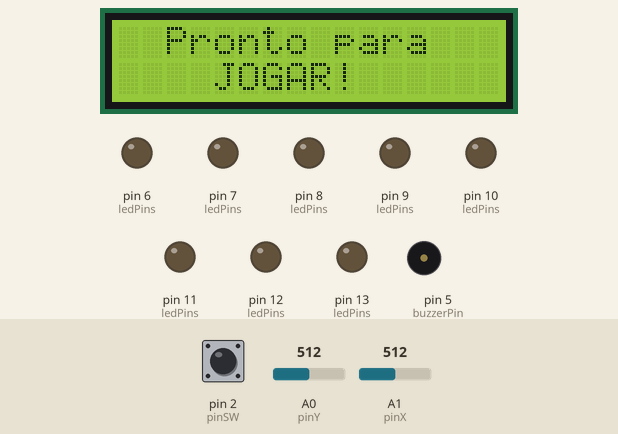
Bench run of a sketch on a simulated Arduino Uno, built with avr-gcc and run on an emulated ATmega328P. Shown: 16×2 character LCD, output pins drawn as LEDs (lit = HIGH), buzzer (waves = sounding). Dashed ring = blinking. Inputs (shaded band) come from the test bench; at power-on: pin 2 (pinSW) HIGH, A1 (pinX) = 512, A0 (pinY) = 512. Random numbers use the default seed unless the sketch sets one.

Above: at 1.2 s.
1.3 s: pin 2 (pinSW) pulled LOW for 0.15 s
At 1.62 s:
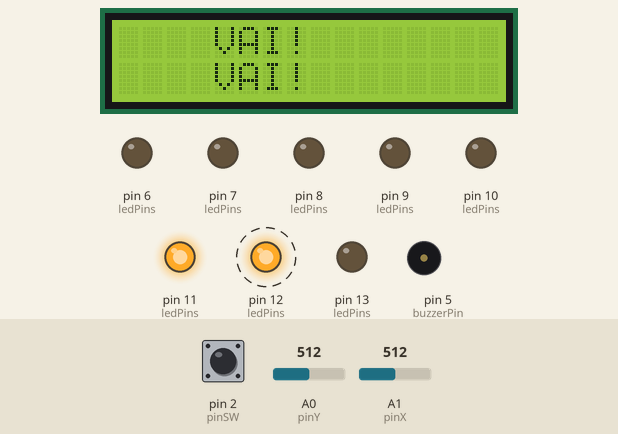
3.2 s: A1 (pinX) set to 587
4.7 s: A1 (pinX) set to 613
At 6.5 s:
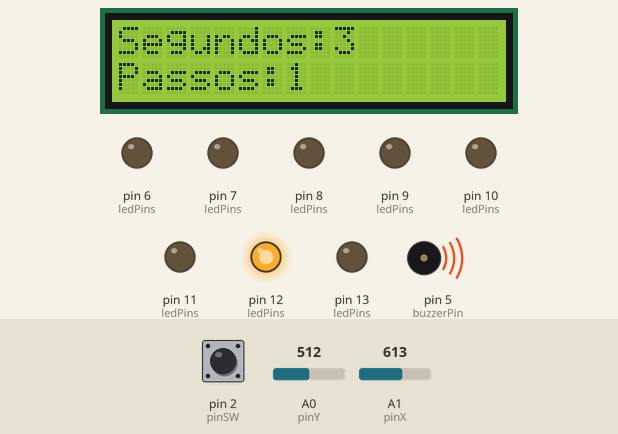
Timing chart, 0 to 13.1 s (numbered marks = the images above; inputs shaded):
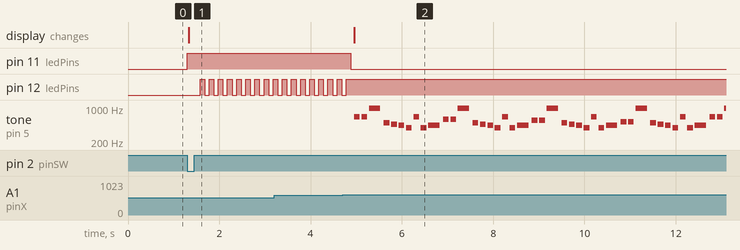

The sketch:

JoguinhoLED.ino
```cpp
#include <Wire.h>
#include <LiquidCrystal_I2C.h> //https://github.com/johnrickman/LiquidCrystal_I2C

// Frequências das notas de Megalovania
int melody[] = {
  659, 659, 987, 493, 466, 440, 392, 659, 392, 440,
  587, 587, 987, 493, 466, 440, 392, 659, 392, 440,
  554, 554, 987, 493, 466, 440, 392, 659, 392, 440,
  523, 523, 987, 493, 466, 440, 392, 659, 392, 440,
  659, 659, 987, 493, 466, 440, 392, 659, 392, 440,
  587, 587, 987, 493, 466, 440, 392, 659, 392, 440,
  554, 554, 987, 493, 466, 440, 392, 659, 392, 440,
  523, 523, 987, 493, 466, 440, 392, 659, 392, 440,
  392, 392, 392, 392, 392, 392, 659, 659,
  392, 392, 392, 392, 440, 466, 440, 392, 659, 392, 440,
  392, 392, 392, 392, 440, 466, 493, 587, 493,
  987, 987, 987, 493, 987, 587,
  493, 493, 493, 493, 466, 440,
  493, 493, 493, 466, 493, 987, 493, 466,
  987, 493, 466, 440, 587, 493, 440, 392, 523, 587,
  392, 659, 392, 440, 466, 440, 392, 659, 392, 440,
  466, 493, 587, 493, 440, 392, 523, 587,
  392, 440, 493, 659, 587,
  493, 523, 587, 523, 659,
  659, 659, 987, 493, 466, 440, 392, 659, 392, 440
};

// Durações das notas em milissegundos
int noteDurations[] = {
  125, 125, 250, 125, 125, 125, 125, 125, 125, 250,
  125, 125, 250, 125, 125, 125, 125, 125, 125, 250,
  125, 125, 250, 125, 125, 125, 125, 125, 125, 250,
  125, 125, 250, 125, 125, 125, 125, 125, 125, 250,
  125, 125, 250, 125, 125, 125, 125, 125, 125, 250,
  125, 125, 250, 125, 125, 125, 125, 125, 125, 250,
  125, 125, 250, 125, 125, 125, 125, 125, 125, 250,
  125, 125, 250, 125, 125, 125, 125, 125, 125, 250,
  125, 125, 125, 125, 125, 125, 125, 250,
  125, 125, 125, 125, 125, 125, 125, 125, 125, 250,
  125, 125, 125, 125, 125, 125, 250, 125,
  250, 250, 250, 125, 250, 125,
  250, 250, 250, 125, 250, 125,
  125, 125, 125, 125, 125, 125, 125, 125,
  125, 125, 125, 125, 250, 125, 125, 125, 125, 250,
  125, 125, 125, 125, 125, 125, 125, 125, 250,
  125, 125, 125, 125, 125, 125, 125,
  125, 125, 125, 250, 125,
  125, 125, 125, 125, 125,
  125, 125, 250, 125, 125, 125, 125, 125, 125, 250
};

// Endereço I2C do LCD (pode variar; verifique o seu display específico)
LiquidCrystal_I2C lcd(0x27, 16, 2);

// Definições dos pinos dos LEDs em uma matriz 2x4
const int ledPins[2][4] = {
  {6, 7, 8, 9},
  {10, 11, 12, 13}
};

// Definições dos pinos do joystick
const int pinX = A1; // Pino analógico para o eixo horizontal
const int pinY = A0; // Pino analógico para o eixo vertical
const int pinSW = 2; // Pino digital para o botão (SW)

// Definição do pino do buzzer
const int buzzerPin = 5;

// Variáveis para manter a posição atual e objetivo do LED
int currentRow = 1;
int currentCol = 3;
int targetRow;
int targetCol;

// Variáveis para o jogo
int passos = 0;
unsigned long startTime;
bool gameActive = false;

// Função para configurar os pinos dos LEDs e do botão
void setup() {
  // Configurar pinos dos LEDs como saída
  for (int row = 0; row < 2; row++) {
    for (int col = 0; col < 4; col++) {
      pinMode(ledPins[row][col], OUTPUT);
      digitalWrite(ledPins[row][col], LOW); // Inicialmente desligar todos os LEDs
    }
  }

  // Configurar pino do botão como entrada com pull-up
  pinMode(pinSW, INPUT_PULLUP);

  // Configurar pino do buzzer como saída
  pinMode(buzzerPin, OUTPUT);
  digitalWrite(buzzerPin, LOW); // Inicialmente desligar o buzzer

  // Inicializar comunicação serial
  Serial.begin(9600);

  // Inicializar o LCD
  lcd.init();
  lcd.backlight();

  // Mostrar mensagem inicial no LCD
  lcd.setCursor(0, 0);
  lcd.print("  Pronto para  ");
  lcd.setCursor(0, 1);
  lcd.print("    JOGAR!     ");
}

void tocarMegalovania() {
  for (int thisNote = 0; thisNote < sizeof(melody) / sizeof(melody[0]); thisNote++) {
    int noteDuration = noteDurations[thisNote];
    tone(buzzerPin, melody[thisNote], noteDuration);
    delay(noteDuration * 1.30); // Para garantir a separação entre as notas
  }
}

void iniciarJogo() {
  // Apagar todos os LEDs
  for (int row = 0; row < 2; row++) {
    for (int col = 0; col < 4; col++) {
      digitalWrite(ledPins[row][col], LOW);
    }
  }

  // Inicializar posição atual aleatoriamente
  currentRow = random(0, 2);
  currentCol = random(0, 4);
  digitalWrite(ledPins[currentRow][currentCol], HIGH);

  // Inicializar posição objetivo aleatoriamente
  do {
    targetRow = random(0, 2);
    targetCol = random(0, 4);
  } while (targetRow == currentRow && targetCol == currentCol);

  // Inicializar variáveis de jogo
  passos = 0;
  startTime = millis();
  gameActive = true;

  // Mostrar mensagem de início no LCD
  lcd.setCursor(0, 0);
  lcd.print("    VAI!      ");
  lcd.setCursor(0, 1);
  lcd.print("    VAI!      ");
}

void mostrarEstatisticas() {
  unsigned long timeTaken = millis() - startTime;

  // Mostrar pontuação no LCD
  lcd.clear();
  lcd.setCursor(0, 0);
  lcd.print("Segundos:" + String(timeTaken/1000) + "  ");
  lcd.setCursor(0, 1);
  lcd.print("Passos:" + String(passos) + "  ");

  // Tocar a melodia de Megalovania
  tocarMegalovania();

  // Resetar variáveis de jogo
  gameActive = false;
}

void piscarObjetivo() {
  if (gameActive) {
    digitalWrite(ledPins[targetRow][targetCol], LOW);
    delay(100);
    digitalWrite(ledPins[targetRow][targetCol], HIGH);
    delay(100);
  }
}

void loop() {
  int xValue = analogRead(pinX); // Ler o valor do eixo horizontal
  int yValue = analogRead(pinY); // Ler o valor do eixo vertical
  int swState = digitalRead(pinSW); // Ler o estado do botão

  if (swState == LOW && !gameActive) {
    iniciarJogo();
    delay(150); // Pequeno atraso para evitar múltiplas detecções do botão
  }

  if (gameActive) {
    // Verificar movimento do joystick para frente e para trás (eixo Y)
    if (yValue > 800) { // Movimento para a frente
      digitalWrite(ledPins[currentRow][currentCol], LOW);
      currentRow = (currentRow + 1) % 2;
      digitalWrite(ledPins[currentRow][currentCol], HIGH);
      passos++;
      delay(50);
    } else if (yValue < 200) { // Movimento para trás
      digitalWrite(ledPins[currentRow][currentCol], LOW);
      currentRow = (currentRow - 1 + 2) % 2;
      digitalWrite(ledPins[currentRow][currentCol], HIGH);
      passos++;
      delay(50);
    } else if (xValue > 600) { // Movimento para a direita
      digitalWrite(ledPins[currentRow][currentCol], LOW);
      currentCol = (currentCol + 1) % 4;
      digitalWrite(ledPins[currentRow][currentCol], HIGH);
      passos++;
      delay(50);
    } else if (xValue < 350) { // Movimento para a esquerda
      digitalWrite(ledPins[currentRow][currentCol], LOW);
      currentCol = (currentCol - 1 + 4) % 4;
      digitalWrite(ledPins[currentRow][currentCol], HIGH);
      passos++;
      delay(50);
    }

    // Verificar se o jogador alcançou o objetivo
    if (currentRow == targetRow && currentCol == targetCol) {
      mostrarEstatisticas();
    }

    // Piscar o LED objetivo
    piscarObjetivo();
  }
}
```

Measured:
- the behaviour switches between 600 and 601 on A1 (pinX) (found by bisection; images 1 and 2)
- after the input at 1.3 s, pin 11 (ledPins): LOW → HIGH at once; pin 12 (ledPins): alternates HIGH for 0.10 s and LOW for 0.10 s, starting after 0.28 s; the display: changes at once (image 1)
- after the input at 4.7 s, pin 11 (ledPins): HIGH → LOW after 0.18 s; tone on pin 5 (buzzerPin): plays 659 Hz for 0.13 s, 659 Hz for 0.13 s, 987 Hz for 0.25 s, 493 Hz for 0.13 s, 466 Hz for 0.13 s, 440 Hz for 0.13 s … (43 notes in this stretch), starting after 0.26 s; the display: changes after 0.26 s (image 2)
